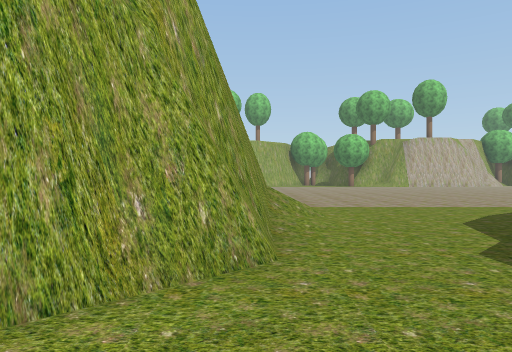
view 1 (above)

23 first-person views from a walk through a 3-D level made in the Unity game engine. The camera is 1.3 m above the floor, looks level and sees 70° across. The floor is counted in squares, 2 m on a side. Each view is taken from the middle of a square. On the plan, view 1 faces up. The plan holds only what a view shows up to about 11 squares ahead; the rest is blank. The place goes on beyond the plan. Some trees and plants on the terrain are drawn as simple stand-ins.

view 2
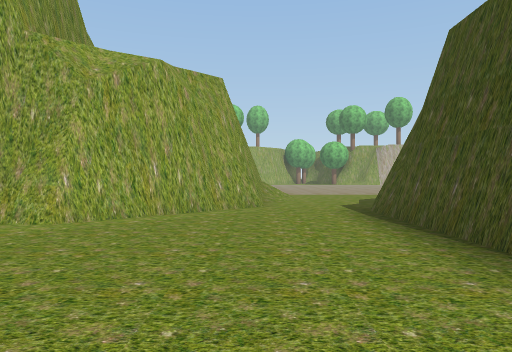

view 3
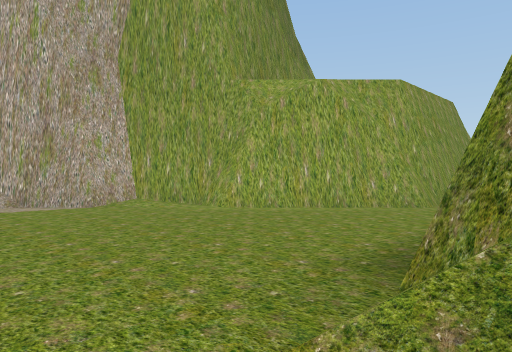

view 4
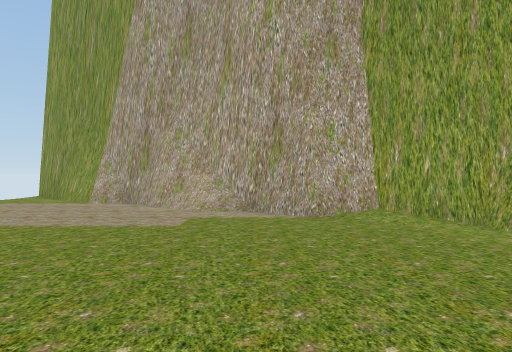

view 5
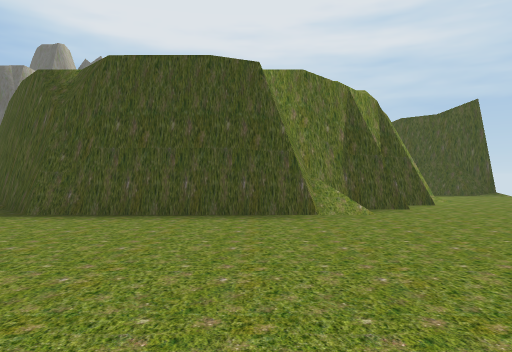

view 6
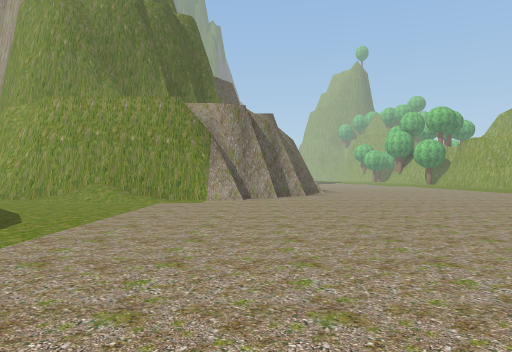

view 7
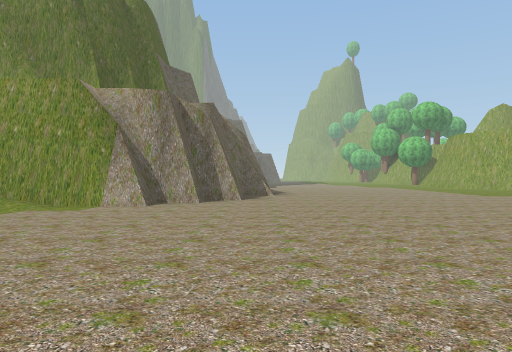

view 8
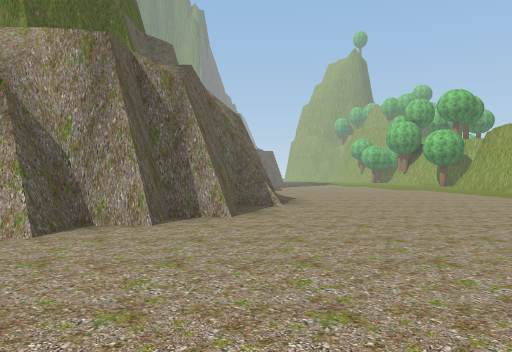

view 9
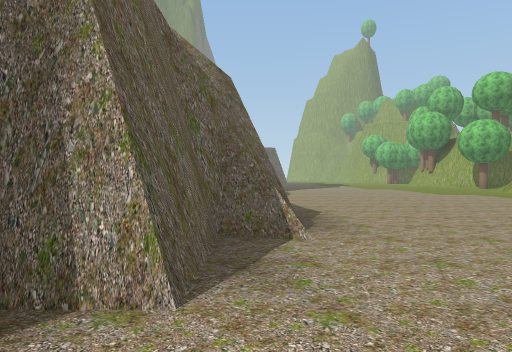

view 10
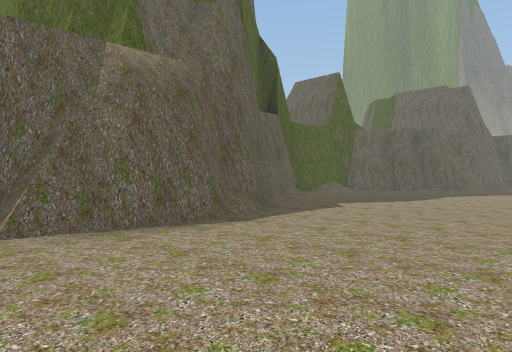

view 11
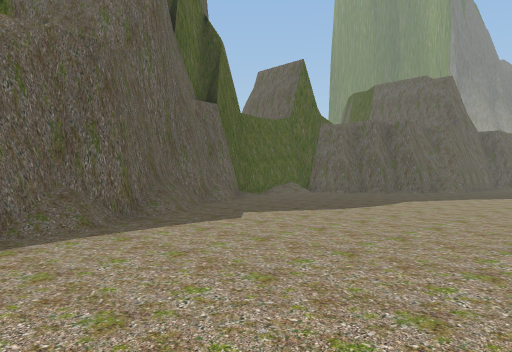

view 12
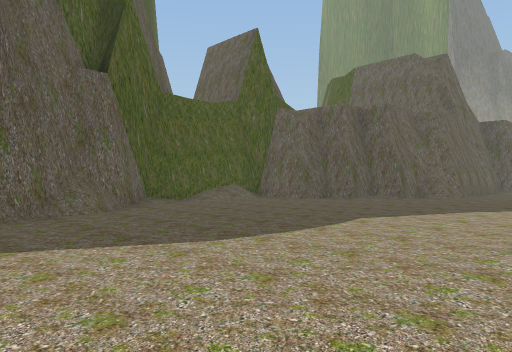

view 13
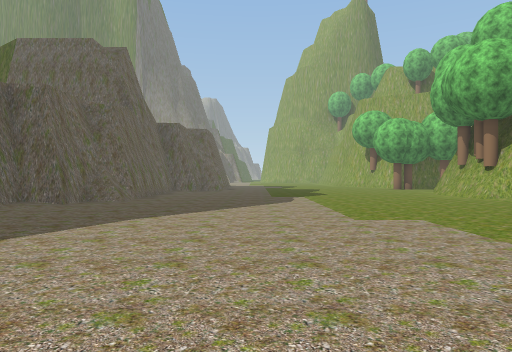

view 14
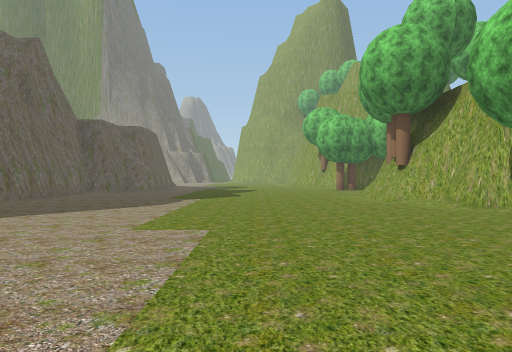

view 15
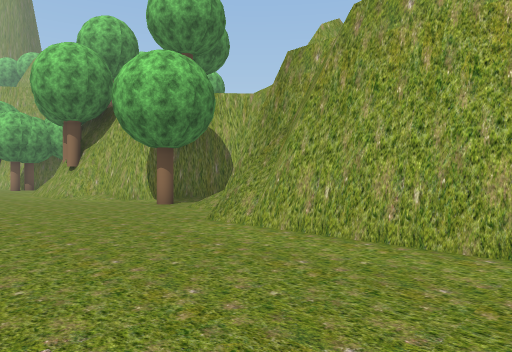

view 16
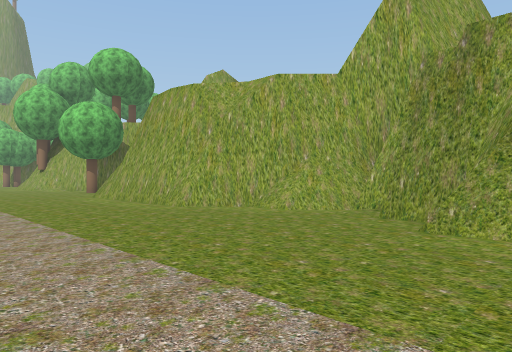

view 17
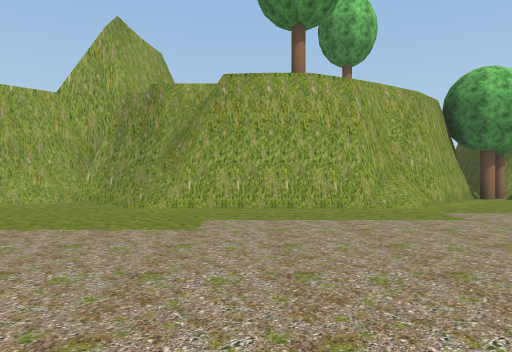

view 18
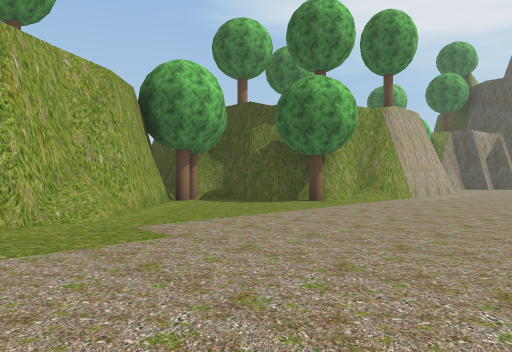

view 19
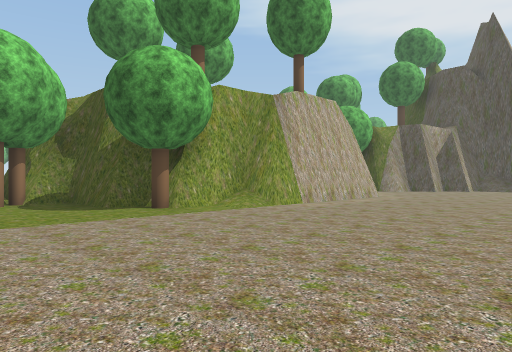

view 20
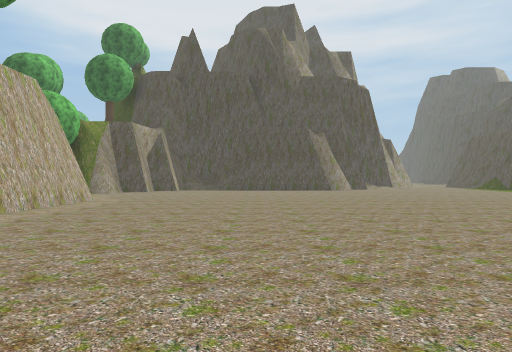

view 21
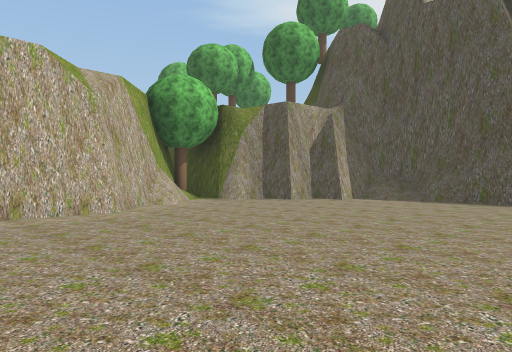

view 22
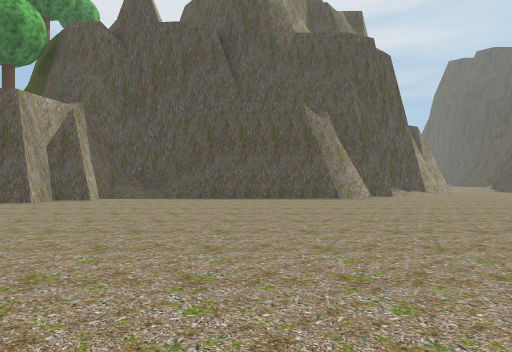

view 23
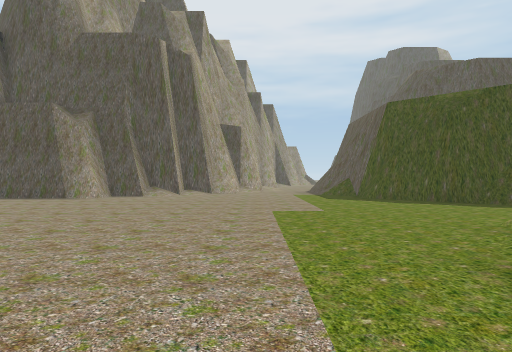

### Floor plan
Key: @ floor where view 1 was taken; # wall or solid block; . main floor; : floor 0.25 m higher than the main floor; / step, stairs or slope; O other object.
Columns run from 24 left of view 1 to 20 right of it. Each row starts with its distance up from view 1.
 25     ##/         ###       ##O#          O
 24   ###O./##    ###:##    ###..###       #/#
 23 ###/.....######....######.....O##    ###.##
 22 ................................######....##
 21 ...........................................##
 20 ............................................/
 19 ............................................/
 18 ...........  ...............................#
 17 ............ ...............................#
 16 ............................................#
 15 ............................................#
 14 ............................................#
 13 ............................................#
 12 ###............./####........................
 11   ##........../###  ###........... ..........
 10    ##......../##      ##.....................
  9     ##.....####        ##....................
  8        ///###           #....................
  7        ####             #/.....   ...........
  6                         #/....     ..........
  5                         #/.../       /.......
  4                         #..//         /....##
  3                        ##../#           ..##
  2                       ##../##            ##
  1                      ##...##
  0                    ###..@.##
 -1                    #/.....##
 -2                   ##......##
 -3                   #.......###
 -4                  ##........##
 -5                  #..........##

Positions as (right, up) in squares from view 1, and headings:
1: (0, 0), facing up
2: (0, -5), facing up
3: (3, -5), facing up-left
4: (1, -3), facing left
5: (-4, -2), facing right
6: (10, 10), facing left
7: (8, 12), facing left
8: (4, 12), facing left
9: (0, 12), facing left
10: (-3, 17), facing down-left
11: (-6, 17), facing down-left
12: (-10, 16), facing down-left
13: (-12, 16), facing left
14: (-13, 19), facing left
15: (-11, 19), facing up-left
16: (-4, 18), facing up-left
17: (-3, 15), facing up
18: (-2, 17), facing up-right
19: (2, 16), facing up-right
20: (3, 17), facing right
21: (10, 15), facing up-right
22: (9, 16), facing right
23: (9, 8), facing right
